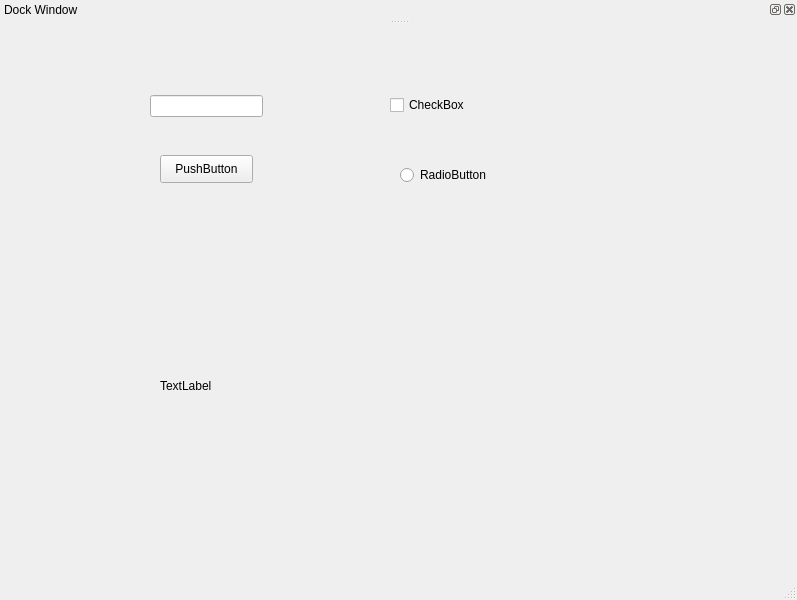
<?xml version="1.0" encoding="UTF-8"?>
<ui version="4.0">
 <class>MainWindow</class>
 <widget class="QMainWindow" name="MainWindow">
  <property name="geometry">
   <rect>
    <x>0</x>
    <y>0</y>
    <width>797</width>
    <height>600</height>
   </rect>
  </property>
  <property name="windowTitle">
   <string>MainWindow</string>
  </property>
  <widget class="QWidget" name="centralwidget">
   <widget class="QLabel" name="label">
    <property name="geometry">
     <rect>
      <x>160</x>
      <y>330</y>
      <width>371</width>
      <height>61</height>
     </rect>
    </property>
    <property name="text">
     <string>TextLabel</string>
    </property>
   </widget>
   <widget class="QLineEdit" name="lineEdit">
    <property name="geometry">
     <rect>
      <x>150</x>
      <y>70</y>
      <width>113</width>
      <height>22</height>
     </rect>
    </property>
   </widget>
   <widget class="QCheckBox" name="checkBox">
    <property name="geometry">
     <rect>
      <x>390</x>
      <y>70</y>
      <width>81</width>
      <height>20</height>
     </rect>
    </property>
    <property name="text">
     <string>CheckBox</string>
    </property>
   </widget>
   <widget class="QRadioButton" name="radioButton">
    <property name="geometry">
     <rect>
      <x>400</x>
      <y>140</y>
      <width>95</width>
      <height>20</height>
     </rect>
    </property>
    <property name="text">
     <string>RadioButton</string>
    </property>
   </widget>
   <widget class="QPushButton" name="pushButton">
    <property name="geometry">
     <rect>
      <x>160</x>
      <y>130</y>
      <width>93</width>
      <height>28</height>
     </rect>
    </property>
    <property name="text">
     <string>PushButton</string>
    </property>
   </widget>
  </widget>
  <widget class="QMenuBar" name="menubar">
   <property name="geometry">
    <rect>
     <x>0</x>
     <y>0</y>
     <width>797</width>
     <height>26</height>
    </rect>
   </property>
  </widget>
  <widget class="QStatusBar" name="statusbar"/>
  <widget class="QDockWidget" name="dockWidget">
   <property name="windowTitle">
    <string>Dock Window</string>
   </property>
   <attribute name="dockWidgetArea">
    <number>4</number>
   </attribute>
   <widget class="QWidget" name="dockWidgetContents"/>
  </widget>
 </widget>
 <resources/>
 <connections/>
</ui>
